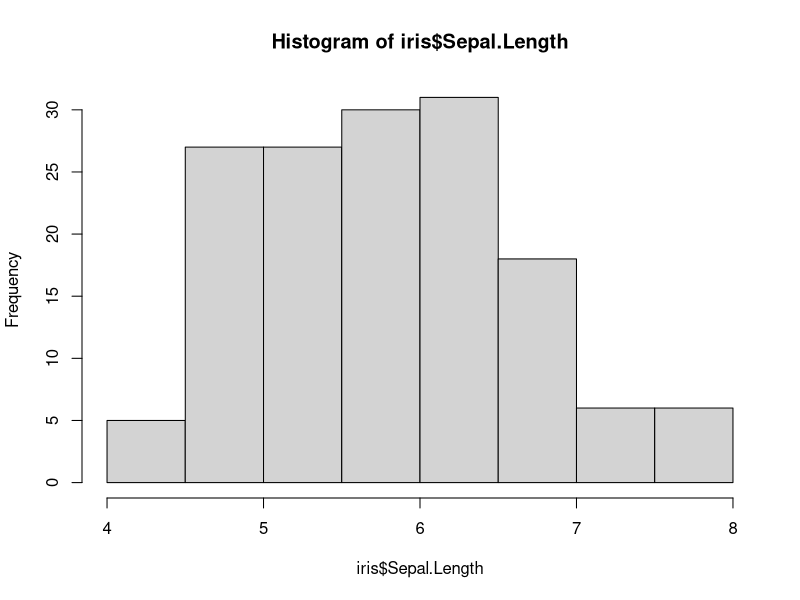
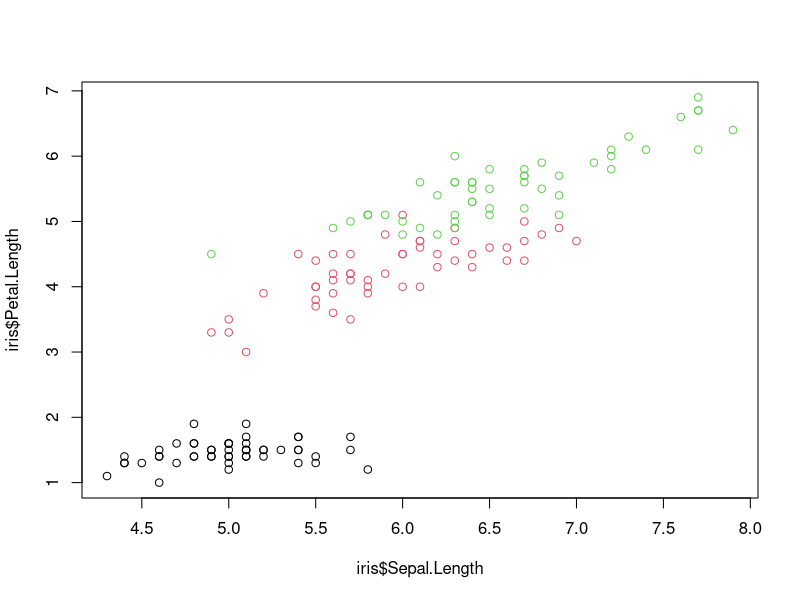

These charts were generated, in order, by the following R code:
## ---- chunk 1
knitr::opts_chunk$set(echo = TRUE)
## ---- chunk 2
hist(iris$Sepal.Length)
## ---- chunk 3
plot(iris$Sepal.Length,iris$Petal.Length,col=iris$Species)
